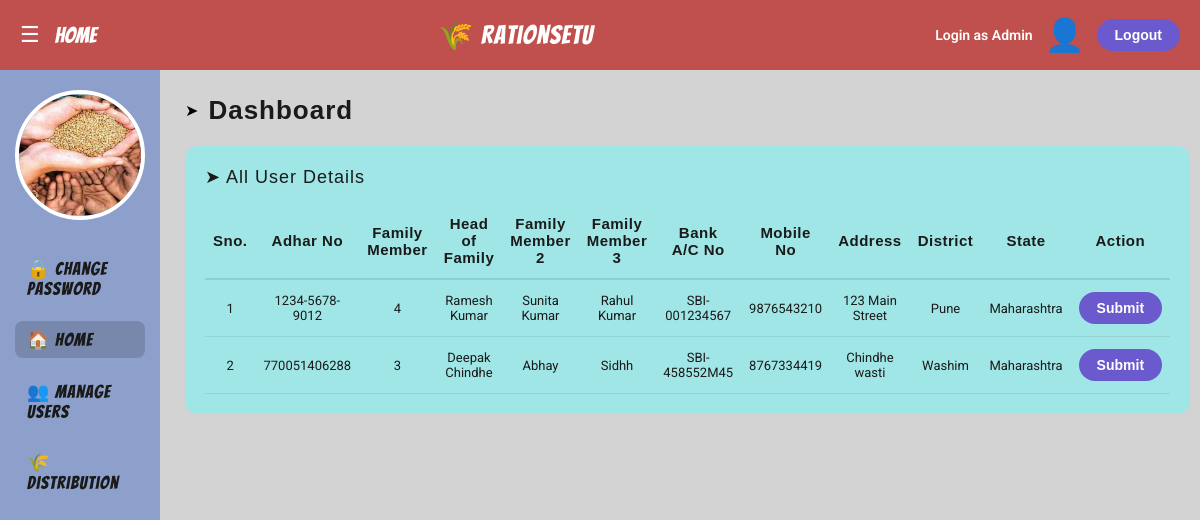
The page /dashboard (signed in) on the database its author committed.
### tables this page shows
CREATE TABLE users (
            id INTEGER PRIMARY KEY AUTOINCREMENT,
            aadhar_no TEXT UNIQUE NOT NULL,
            family_members INTEGER DEFAULT 1,
            head_of_family TEXT,
            member2 TEXT DEFAULT '',
            member3 TEXT DEFAULT '',
            bank_ac TEXT DEFAULT '',
            mobile TEXT,
            address TEXT,
            district TEXT,
            state TEXT,
            finger_id TEXT DEFAULT '0',
            is_active INTEGER DEFAULT 1,
            created_at TIMESTAMP DEFAULT CURRENT_TIMESTAMP
        );

### app.py (the view)
@app.route('/dashboard')
def dashboard():
    if not session.get('logged_in'):
        return redirect(url_for('login'))
    db    = get_db()
    users = db.execute('SELECT * FROM users WHERE is_active=1 ORDER BY id').fetchall()
    db.close()
    return render_template('all_users.html', users=users)

### app.py (called while the page is built)
def get_db():
    conn = sqlite3.connect(DATABASE)
    conn.row_factory = sqlite3.Row
    return conn

### templates/all_users.html (shortened to what this page needs)
<!DOCTYPE html>
<html lang="en">
<head>
    <link rel="stylesheet" href="{{ url_for('static', filename='css/style.css') }}">
</head>
<body>
<nav class="navbar">
    <div class="navbar-left">
        <button class="hamburger">☰</button>
        <span class="nav-home-text">Home</span>
    </div>
    <a href="{{ url_for('index') }}" class="navbar-brand">
        <span class="logo-icon">🌾</span>
        <span class="brand-name">RationSetu</span>
    </a>
    <div class="navbar-right">
        <span class="login-as-text">Login as Admin</span>
        <span class="user-icon">👤</span>
        <a href="{{ url_for('logout') }}">
            <button class="logout-btn">Logout</button>
        </a>
    </div>
</nav>
<div class="admin-layout">
    <div class="sidebar">
        <img src="{{ url_for('static', filename='img/pic1.jpg') }}"
             alt="" class="sidebar-img">
        <div class="sidebar-menu">
            <a href="{{ url_for('change_password') }}" class="sidebar-link">🔒 Change Password</a>
            <a href="{{ url_for('dashboard') }}" class="sidebar-link active">🏠 Home</a>
            <a href="{{ url_for('manage_users') }}" class="sidebar-link">👥 Manage Users</a>
            <a href="{{ url_for('ration_distribution') }}" class="sidebar-link">🌾 Distribution</a>
        </div>
    </div>
    <div class="main-content">
        <div class="page-header">
            <span>➤</span>
            <h2 class="page-title">Dashboard</h2>
        </div>
        <div class="table-container">
            <p class="sub-header">➤ All User Details</p>
            <table class="data-table">
                <thead>
                    <tr>
                        <th>Sno.</th>
                        <th>Adhar No</th>
                        <th>Family Member</th>
                        <th>Head of Family</th>
                        <th>Family Member 2</th>
                        <th>Family Member 3</th>
                        <th>Bank A/C No</th>
                        <th>Mobile No</th>
                        <th>Address</th>
                        <th>District</th>
                        <th>State</th>
                        <th>Action</th>
                    </tr>
                </thead>
                <tbody>
                    {% for user in users %}
                    <tr>
                        <td>{{ loop.index }}</td>
                        <td>{{ user.aadhar_no }}</td>
                        <td>{{ user.family_members }}</td>
                        <td>{{ user.head_of_family }}</td>
                        <td>{{ user.member2 }}</td>
                        <td>{{ user.member3 }}</td>
                        <td>{{ user.bank_ac }}</td>
                        <td>{{ user.mobile }}</td>
                        <td>{{ user.address }}</td>
                        <td>{{ user.district }}</td>
                        <td>{{ user.state }}</td>
                       <td>
                            <button class="table-submit-btn"
                               onclick="window.location.href='{{ url_for('ration_distribution') }}'">
                           Submit
                        </button>
</td>
                    </tr>
                    {% endfor %}
                </tbody>
            </table>
        </div>
    </div>
</div>
</body>
</html>

### static/css/style.css (style rules this page uses)
:root { --primary: #c0504d; --sidebar: #8da0cb; --bg: #d3d3d3; --card-bg: #b0c4de; --cyan-card: #a0e6e6; --purple-btn:#6a5acd; --blue-btn: #4169e1; --text-dark: #1a1a1a; --white: #ffffff; }
* { margin: 0; padding: 0; box-sizing: border-box; }
body { font-family: 'Roboto', sans-serif; background-color: var(--bg); min-height: 100vh; }
.navbar { background-color: var(--primary); display: flex; align-items: center; justify-content: space-between; padding: 10px 20px; height: 70px; position: sticky; top: 0; z-index: 100; }
.navbar-brand { display: flex; align-items: center; gap: 8px; text-decoration: none; }
.navbar-brand .logo-icon { font-size: 28px; }
.navbar-brand .brand-name { font-family: 'Bangers', cursive; font-size: 26px; color: var(--white); letter-spacing: 1px; }
.navbar-left { display: flex; align-items: center; gap: 15px; }
.hamburger { font-size: 22px; color: var(--white); cursor: pointer; background: none; border: none; }
.nav-home-text { font-family: 'Bangers', cursive; font-size: 22px; color: var(--white); }
.navbar-right { display: flex; align-items: center; gap: 12px; }
.login-as-text { color: var(--white); font-size: 14px; font-weight: 600; }
.user-icon { font-size: 32px; color: var(--white); }
.logout-btn { background-color: var(--purple-btn); color: var(--white); border: none; padding: 8px 18px; border-radius: 20px; cursor: pointer; font-size: 14px; font-weight: 600; transition: 0.3s; }
.admin-layout { display: flex; min-height: calc(100vh - 70px); }
.sidebar { width: 230px; background: var(--sidebar); padding: 20px 15px; display: flex; flex-direction: column; align-items: center; gap: 20px; min-height: 100%; }
.sidebar-img { width: 130px; height: 130px; border-radius: 50%; object-fit: cover; border: 4px solid var(--white); }
.sidebar-menu { display: flex; flex-direction: column; gap: 15px; width: 100%; margin-top: 10px; }
.sidebar-link { display: flex; align-items: center; gap: 10px; font-family: 'Bangers', cursive; font-size: 18px; color: var(--text-dark); text-decoration: none; letter-spacing: 1px; padding: 8px 12px; border-radius: 8px; transition: 0.3s; }
.sidebar-link.active { background: rgba(0,0,0,0.15); }
.main-content { flex: 1; padding: 25px; background: var(--bg); }
.page-header { display: flex; align-items: center; gap: 10px; margin-bottom: 20px; }
.page-title { font-family: sans-serif; font-size: 26px; color: var(--text-dark); letter-spacing: 1px; }
.table-container { background: var(--cyan-card); border-radius: 12px; padding: 20px; overflow-x: auto; }
.sub-header { font-family: sans-serif; font-size: 18px; color: var(--text-dark); margin-bottom: 15px; letter-spacing: 1px; }
.data-table { width: 100%; border-collapse: collapse; font-size: 13px; }
.data-table th { font-family: sans-serif; font-size: 15px; color: var(--text-dark); padding: 12px 8px; text-align: center; letter-spacing: 0.5px; border-bottom: 2px solid rgba(0,0,0,0.1); }
.data-table td { padding: 12px 8px; text-align: center; border-bottom: 1px solid rgba(0,0,0,0.08); color: var(--text-dark); }
.table-submit-btn { background: var(--purple-btn); color: var(--white); border: none; padding: 8px 18px; border-radius: 20px; cursor: pointer; font-size: 14px; font-weight: 600; transition: 0.3s; }

### rows shown on the page
users: aadhar_no "1234-5678-9012", family_members "4", head_of_family "Ramesh Kumar", member2 "Sunita Kumar", member3 "Rahul Kumar", bank_ac "SBI-001234567", mobile "9876543210", address "123 Main Street", district "Pune", state "Maharashtra"
users: aadhar_no "770051406288", family_members "3", head_of_family "Deepak Chindhe", member2 "Abhay", member3 "Sidhh", bank_ac "SBI-458552M45", mobile "8767334419", address "Chindhe wasti", district "Washim", state "Maharashtra"
